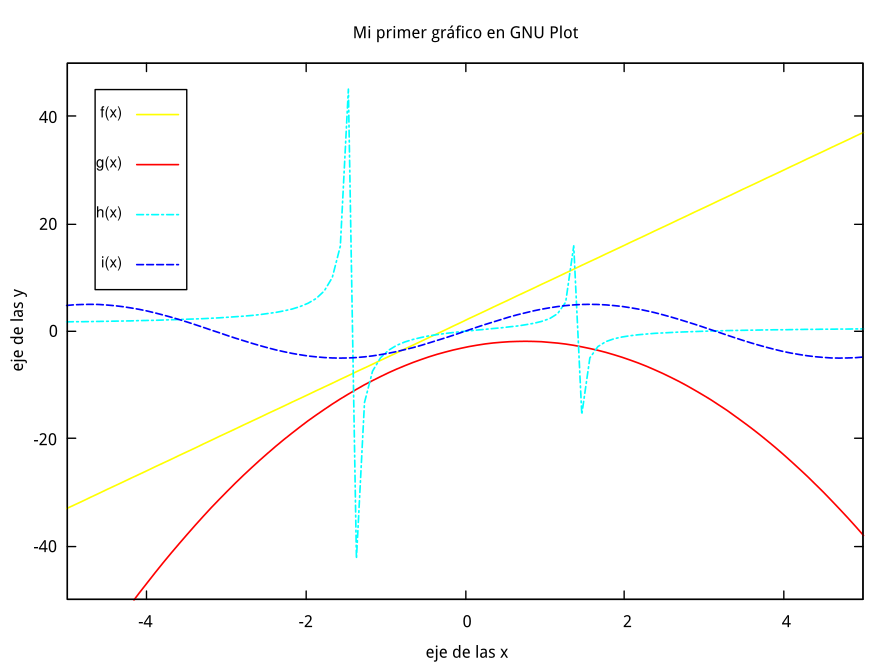

Generate this figure with gnuplot:
set xrange [-5:5]
set yrange [-50:50]
set xlabel 'eje de las x'
set ylabel 'eje de las y'
set title "Mi primer gráfico en GNU Plot"
set key box
set key spacing 3 font "Helvetica, 8"
f(x)=7*x+2
g(x)=-2*x**2+3*x-3
h(x)=(x**2-3*x)/(x**2-2)
i(x)=5*sin(x)
set key at -3.5, 45
plot f(x) lw 1.2 lc rgb 'yellow',\
     g(x) lw 1.2 lc rgb 'red',\
     h(x) lw 1.2 lc rgb 'cyan' dt 4,\
     i(x) lw 1.2 lc rgb 'blue' dt 2
